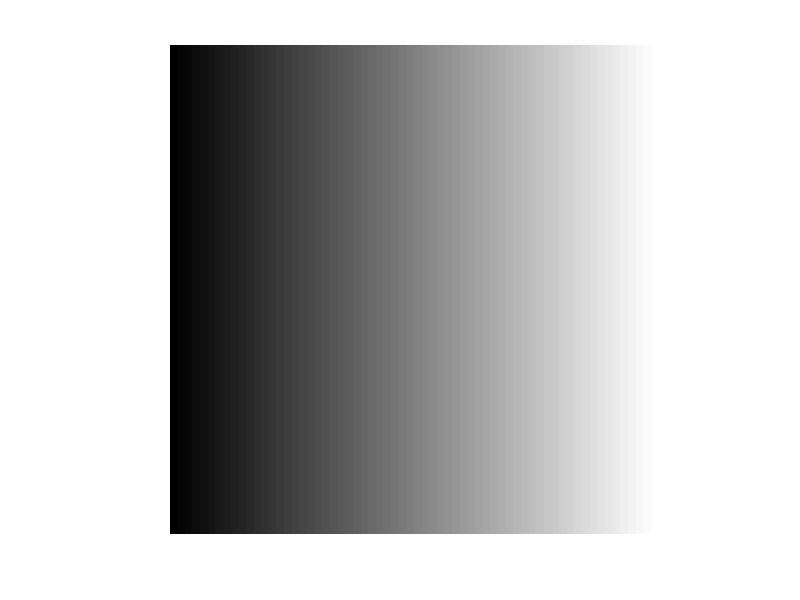
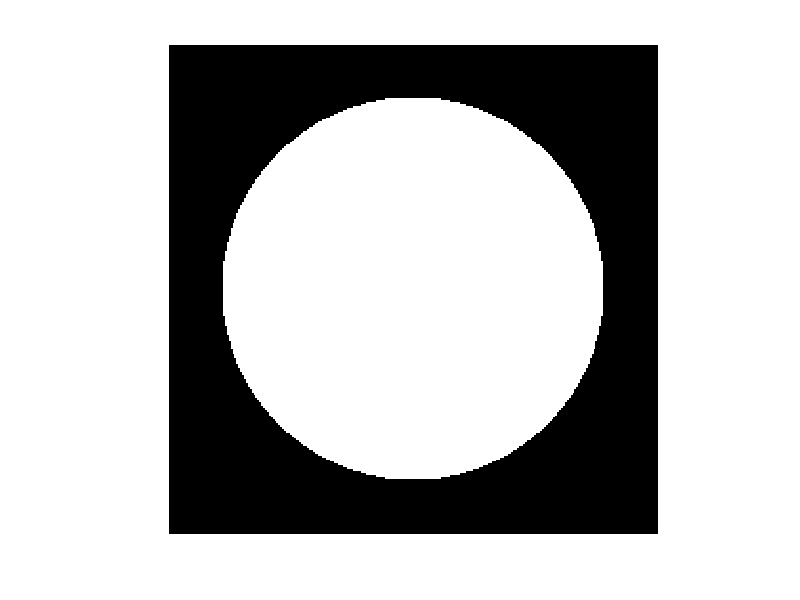
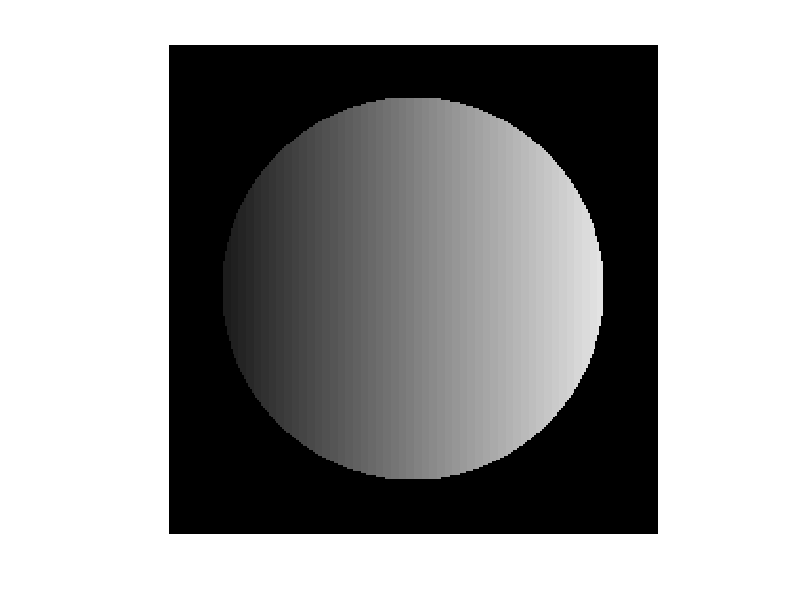

MATLAB code for these plots, in order:
for i=1:256
    for j=1:256
        A(i,j)=j-1;
    end
end

A = mat2gray(A);


for i=1:256
    for j=1:256
        if ((sqrt((i-128)^2 + (j-128)^2)) <100)
            B(i,j)=255;
        else 
            B(i,j)=0;
        end
    end
end

figure, imshow(A);
figure, imshow(B);


for i=1:256
    for j=1:256
        C(i,j)= A(i,j)*B(i,j)/255;
    end
end

figure, imshow(C);
